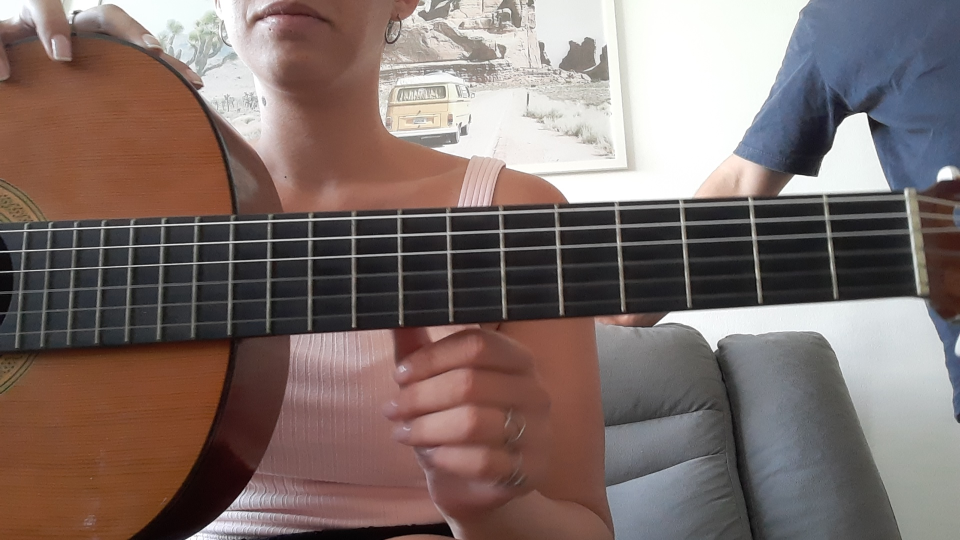
#> input picture android/app/src/main/python/01.jpg, 1920 x 1080 px (shown at 1/2 size)
$ python -i rotate_and_crop_neck.py   (imports and definitions only)   (older library calls are emulated)
#> lines starting #> are read from the running program, lines starting #| are printed output that depends on the picture
from matplotlib import pyplot as plt

from utils.image import Image
from itertools import chain
from math import inf
from operator import itemgetter
from statistics import median
import cv2
import numpy as np

from utils.image import apply_threshold


def crop_neck(rotated_guitar_image: Image) -> (Image, int, int):
    plt.show()
    edges = cv2.Canny(image=rotated_guitar_image.blur_gray, threshold1=20, threshold2=180)
    mag = get_magnitude(edges)
    # mag = apply_threshold(img=mag, threshold=127)
    ret, mag = cv2.threshold(src=mag, thresh=127, maxval=255, type=cv2.THRESH_BINARY)

    lines = cv2.HoughLinesP(image=mag.astype(np.uint8), rho=1, theta=np.pi / 180, threshold=18, minLineLength=50)
    y = chain.from_iterable(itemgetter(1, 3)(line[0]) for line in lines)
    y = list(sorted(y))
    y_differences = [0]

    first_y = 0
    last_y = inf

    for i in range(len(y) - 1):
        y_differences.append(y[i + 1] - y[i])
    for i in range(len(y_differences) - 1):
        if y_differences[i] == 0:
            last_y = y[i]
            if i > 3 and first_y == 0:
                first_y = y[i]

    return Image(img=rotated_guitar_image.color_img[first_y - 10:last_y + 10]), first_y - 10, last_y + 10
                 # file_name=rotated_guitar_image.name), first_y - 10, last_y + 10


def rotate_img(guitar_image: Image) -> Image:
    med_slope = calc_med_slope(guitar_image)
    angle = med_slope * 55
    image_center = tuple(np.array(guitar_image.color_img.shape[1::-1]) / 2)
    rot_mat = cv2.getRotationMatrix2D(image_center, angle, 1.0)
    rotated = cv2.warpAffine(guitar_image.color_img, rot_mat, guitar_image.color_img.shape[1::-1],
                             flags=cv2.INTER_LINEAR)
    return Image(img=rotated)  # , file_name=guitar_image.name)


def calc_med_slope(guitar_image: Image) -> float:
    edges = cv2.Canny(guitar_image.blur_gray, 30, 150)
    mag = get_magnitude(edges)
    lines = cv2.HoughLinesP(mag, 1, np.pi / 180, 15, 50, 50)
    slopes = []
    for line in lines:
        x1, y1, x2, y2 = line[0]
        slope = float(y2 - y1) / (float(x2 - x1) + 0.001)
        slopes.append(slope)
    return median(slopes)


def get_magnitude(img):
    gradient_X = cv2.Sobel(img, cv2.CV_64F, 1, 0)
    gradient_Y = cv2.Sobel(img, cv2.CV_64F, 0, 1)
    magnitude = np.sqrt((gradient_X ** 2) + (gradient_Y ** 2))
    magnitude = cv2.convertScaleAbs(magnitude)
    return magnitude

>>> import cv2
>>> picture = cv2.imread('01.jpg', cv2.IMREAD_GRAYSCALE)
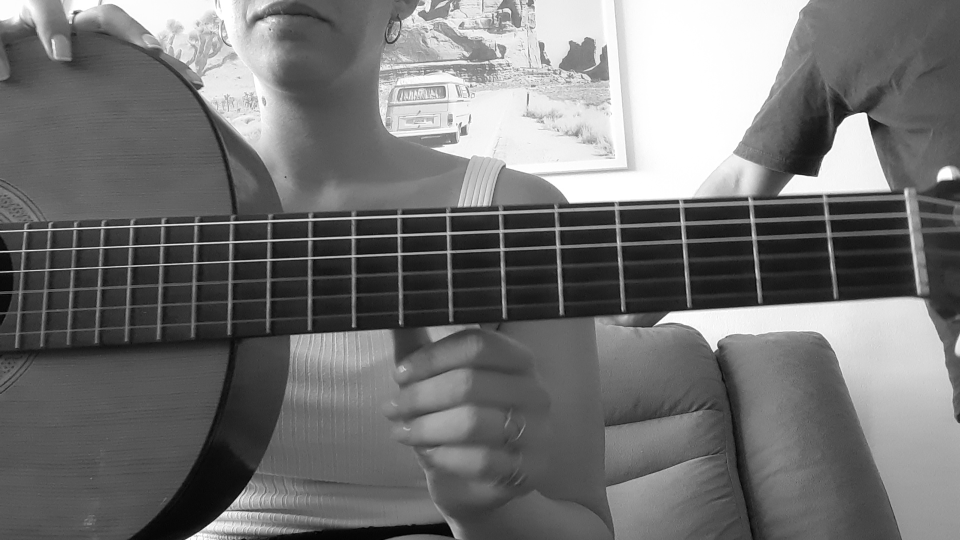
#> picture: shape (1080, 1920) (shown at 1/2 size); min 0, max 255, mean 114.9
#> (the run stopped early here; a loop or call above may not have finished)

$ run again, on android/app/src/main/python/d.jpeg
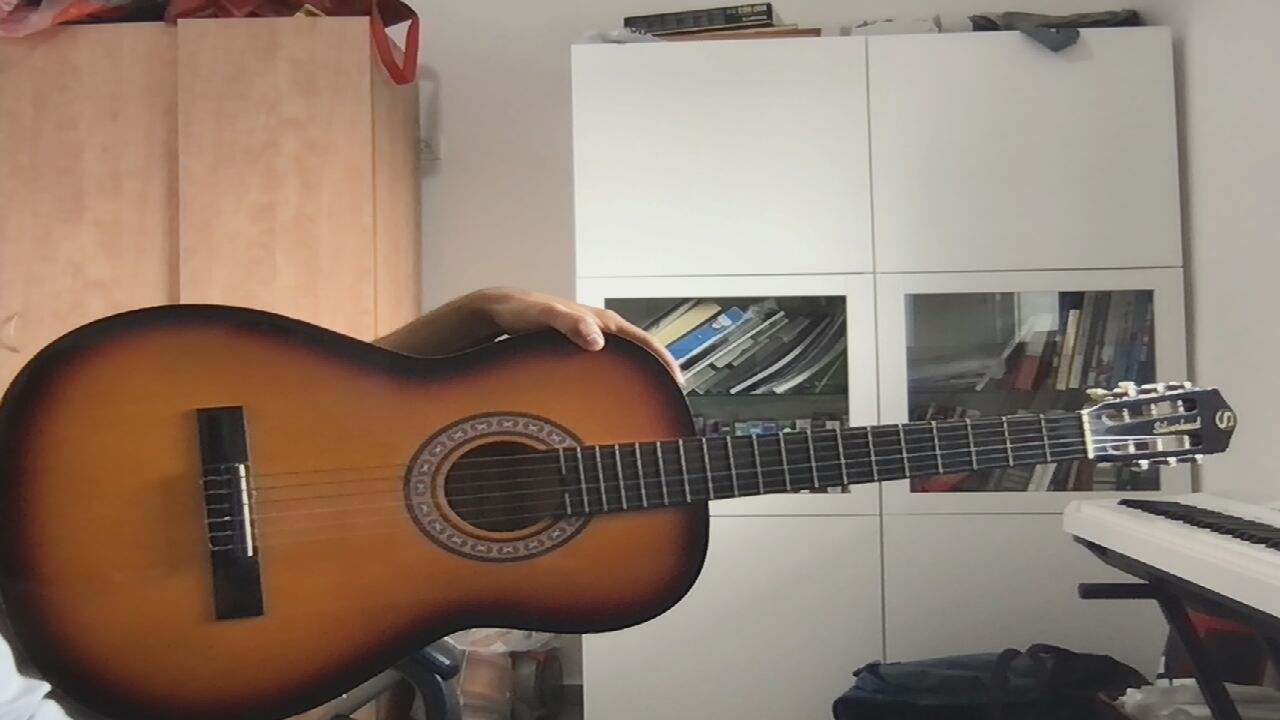
#> input picture android/app/src/main/python/d.jpeg, 1280 x 720 px
#> `picture = cv2.imread('01.jpg', cv2.IMREAD_GRAYSCALE)`:
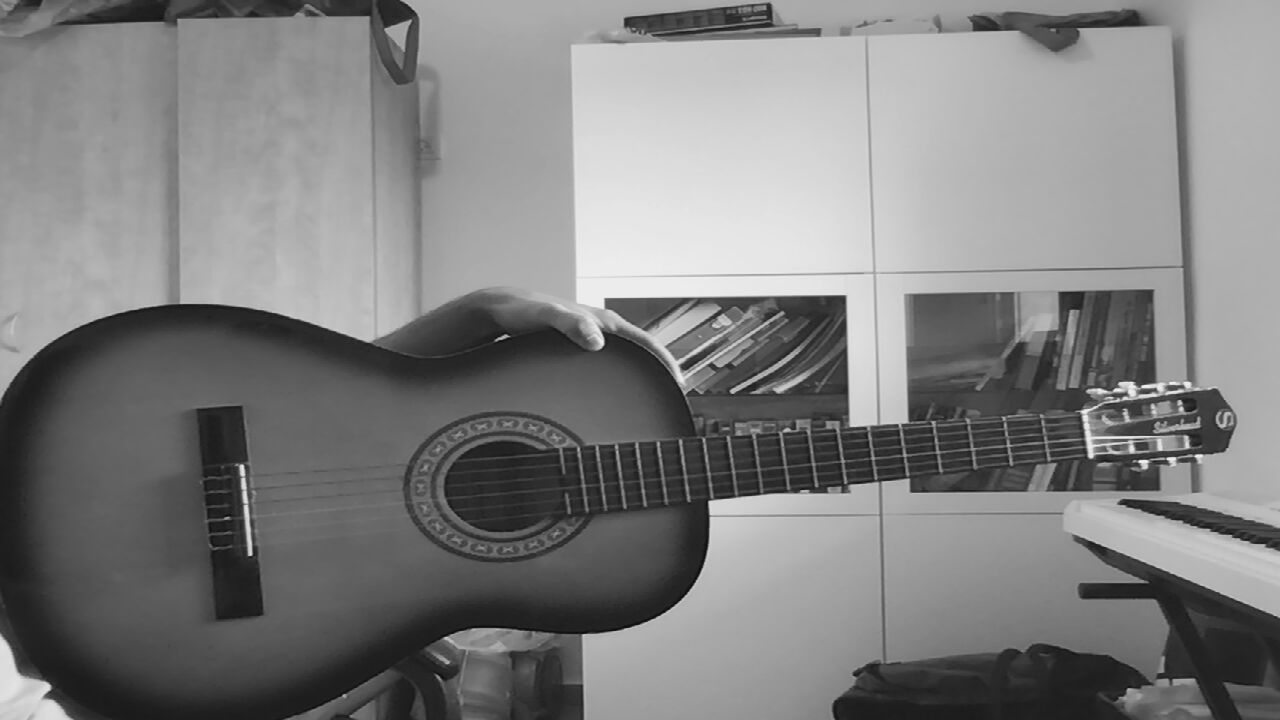
#> picture: shape (720, 1280); min 3, max 252, mean 127.1
